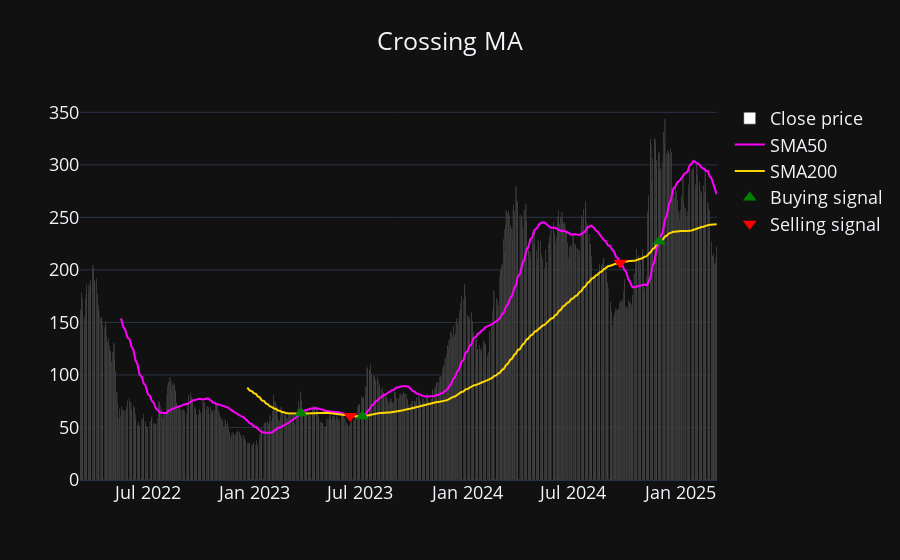

Write notebook code for a chart like this one.
### Code cell
df_ma = x_ma.execute(df, SHORT_MA, LONG_MA)
x_ma.show(df_ma, SHORT_MA, LONG_MA)

### Figure 1 — Plotly figure (JSON) as saved in the notebook; plotly's stock layout.template omitted (floating-point values rounded to 4 significant figures; data arrays with more than 128 entries replaced by an {"elided": "..."} marker saying what was removed)
{"data": [{"marker": {"color": "white"}, "name": "Close price", "type": "bar", "x": {"elided": "754 str values"}, "y": {"elided": "754 float values"}}, {"marker": {"color": "fuchsia"}, "name": "SMA50", "type": "scatter", "x": {"elided": "754 str values"}, "y": {"elided": "754 float values"}}, {"marker": {"color": "gold"}, "name": "SMA200", "type": "scatter", "x": {"elided": "754 str values"}, "y": {"elided": "754 float values"}}, {"marker": {"color": "green", "size": 12, "symbol": "triangle-up"}, "mode": "markers", "name": "Buying signal", "type": "scatter", "x": ["2023-03-21", "2023-07-05", "2024-11-26"], "y": [63.6, 60.75, 226.9]}, {"marker": {"color": "red", "size": 12, "symbol": "triangle-down"}, "mode": "markers", "name": "Selling signal", "type": "scatter", "x": ["2023-06-14", "2024-09-20"], "y": [60.93, 206.9]}], "layout": {"font": {"size": 18}, "title": {"text": "Crossing MA", "x": 0.5}, "xaxis": {"rangeslider": {"visible": false}}}}
